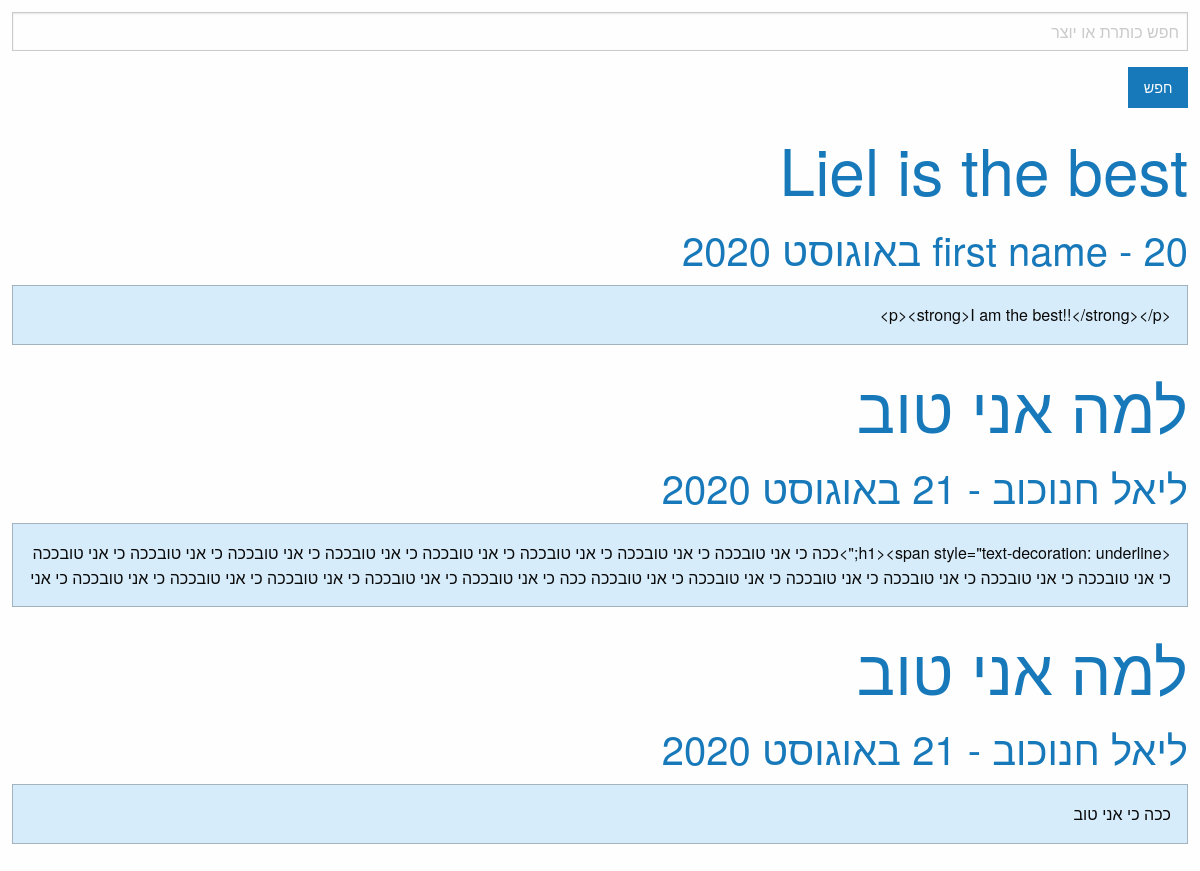
The page / on the database its author committed.
### main/models.py (models this page shows, shortened)
class Article(models.Model):
    title = models.CharField('כותרת',max_length=100)
    author = models.CharField('יוצר',max_length=50, default="first name")
    pub_date = models.DateTimeField('תאריך פרסום', auto_now_add=True)
    text = HTMLField('גוף',max_length=4000)
    votes = models.IntegerField('הצבעות' ,default=0)

### main/views.py (the view)
# urls.py: path('', views.index, name='index'),
def index(request):
    latest_article_list = Article.objects.order_by('-votes')[:5]
    context = {'latest_article_list': latest_article_list}
    return render(request, 'main/index.html', context)

### main/templates/main/index.html (shortened to what this page needs)
{% include 'base.html'%}
{% block head %}
{% load static %}
<link rel="stylesheet" href="{% static 'css/index.css' %}">
{% endblock head %}
    {% block content %}
    <body>
    {% if latest_article_list %}
    {% for article in latest_article_list %}
    <div id="article-box" class="callout-primary">
        <a id="box-link" href="/{{ article.id }}/">
                <h1>{{article.title}}</h1>
                <div>
                    <h2>{{article.author}} - {{ article.pub_date | date:"d בF Y" }}</h3>
                </div>
                <div id="desription" class="callout primary">
                    <p>{{article.text}}</p>
                </div>
    </a>
    </div>
    {% endfor %}
{% else %}
    <p>אין מאמרים זמינים כרגע...</p>
{% endif %}
</body>
{% endblock content %}

### main/templates/base.html (shortened to what this page needs)
{% load static %}
<html dir="rtl" lang="he">
{% block head %}
<head>
<link rel="stylesheet" href="{% static 'css/general.css' %}">
<link rel="stylesheet" href="https://cdn.jsdelivr.net/npm/foundation-sites@6.6.3/dist/css/foundation.min.css">
    {% endblock head %}
</head>
<header>
    {% block header %}
    <div>
        <form action="{% url 'main:search_results' %}" method="get">
            <input name="q" type="text" placeholder="חפש כותרת או יוצר">
            <button type="submit" class="button">חפש</button>
          </form>
    </div>
    {% endblock header %}
</header>
<body style="float: right;">
</body>
</html>

### main/static/css/general.css (style rules this page uses)
:root { padding: 1%; }

### main/static/css/index.css (style rules this page uses)
h1 { font-size: 4em; }
p { overflow: hidden; max-lines: 2; max-height: 50px; }

### rows shown on the page
Article: title "Liel is the best", author "first name", pub_date "20 באוגוסט 2020", text "<p><strong>I am the best!!</strong></p>"
Article: title "למה אני טוב", author "ליאל חנוכוב", pub_date "21 באוגוסט 2020", text "<h1><span style=\"text-decoration: underline;\">ככה כי אני טובככה כי אני טובככה כי אני טובככה כי אני טובככה כי אני טובככה כי אני טובככה כי אני טובככה כי אני טובככה כי אני טובככה כי אני טובככה כי אני טובככה כי אני טובככה כי אני טובככה כי אני טובככה ככה כי אני טובככה כי אני טובככה כי אני טובככה כי אני טובככה כי אני טובככה כי אני…"
Article: title "למה אני טוב", author "ליאל חנוכוב", pub_date "21 באוגוסט 2020", text "ככה כי אני טוב"
